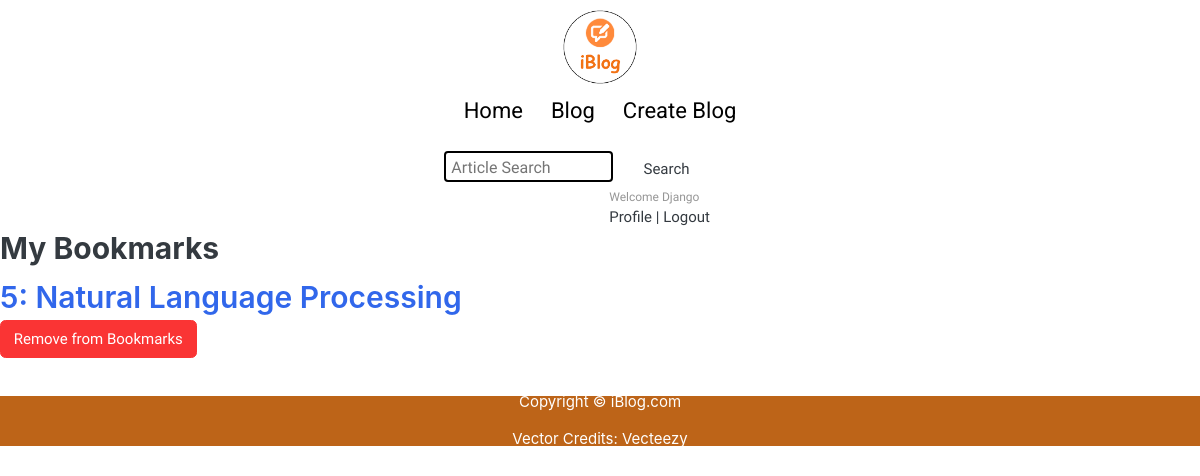
The page /blog/bookmarks/ (signed in) on the database as committed earlier.
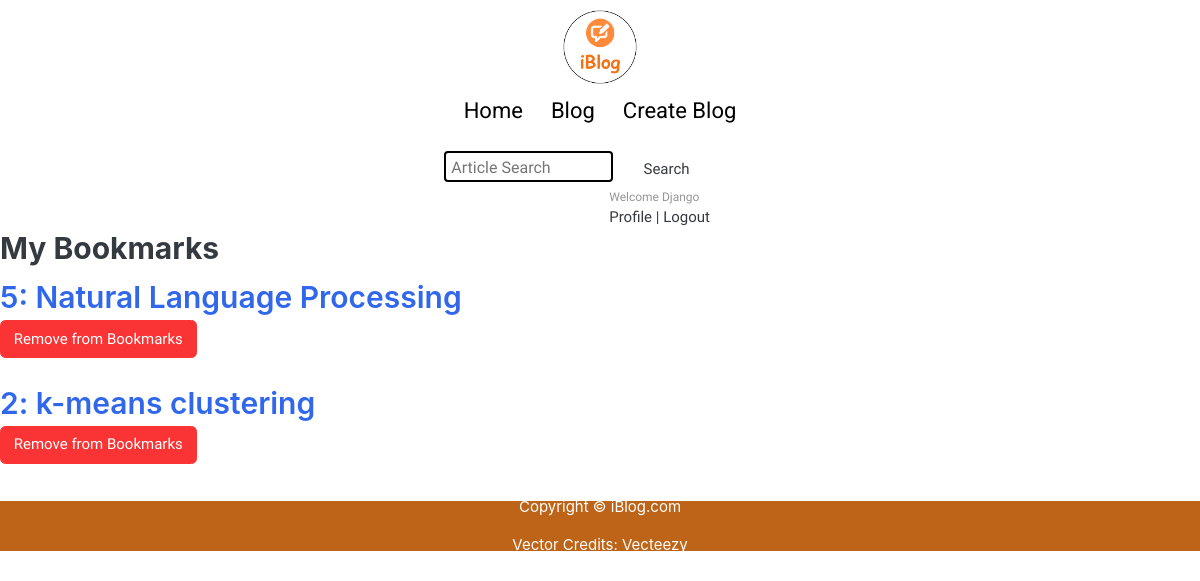
The same page on the database as committed later.
### blog/models.py (models this page shows, shortened)
class Bookmark(models.Model):
    user = models.ForeignKey(User, on_delete=models.CASCADE)
    post = models.ForeignKey(Post, on_delete=models.CASCADE, null=True, blank=True)

class Post(models.Model):
    title = models.CharField(max_length=200)
    body = models.TextField()
    categories = models.ManyToManyField(Category)
    author = models.ForeignKey(User, on_delete=models.CASCADE)
    image = models.ImageField(upload_to='photos/blog', blank=True)
    date = models.DateTimeField(auto_now_add=True)
    modified_date = models.DateTimeField(auto_now=True)

### blog/views.py (the view)
# urls.py: path('bookmarks/', views.bookmarks_list, name='bookmarks_list'),
@login_required
def bookmarks_list(request):
    bookmarks = Bookmark.objects.filter(user=request.user)
    return render(request, 'blog/bookmarks_list.html', {'bookmarks': bookmarks})

### blog/templates/blog/bookmarks_list.html (shortened to what this page needs)
{% extends "base.html" %}
{% block body %}
<h2>My Bookmarks</h2>
<ul>
  {% for bookmark in bookmarks %}
  <li>
    <a style="font-size: 30px; font-weight:600;" href="{% url 'blog_detail' bookmark.post.id %}">{{bookmark.post.id}}:
      {{ bookmark.post.title }}</a>
    <form method="post" action="{% url 'bookmark_remove' bookmark.id %}">
      <a href="{% url 'bookmarks_list' %}"><button class="btn btn-danger" type="submit">Remove from
          Bookmarks</button></a>
    </form>
  </li><br>
  {% empty %}
  <li>No bookmarks yet.</li>
  {% endfor %}
</ul>
{% endblock %}

Rows that differ between the two databases and show on the page:
added Bookmark: post.id "2", post "k-means clustering"
